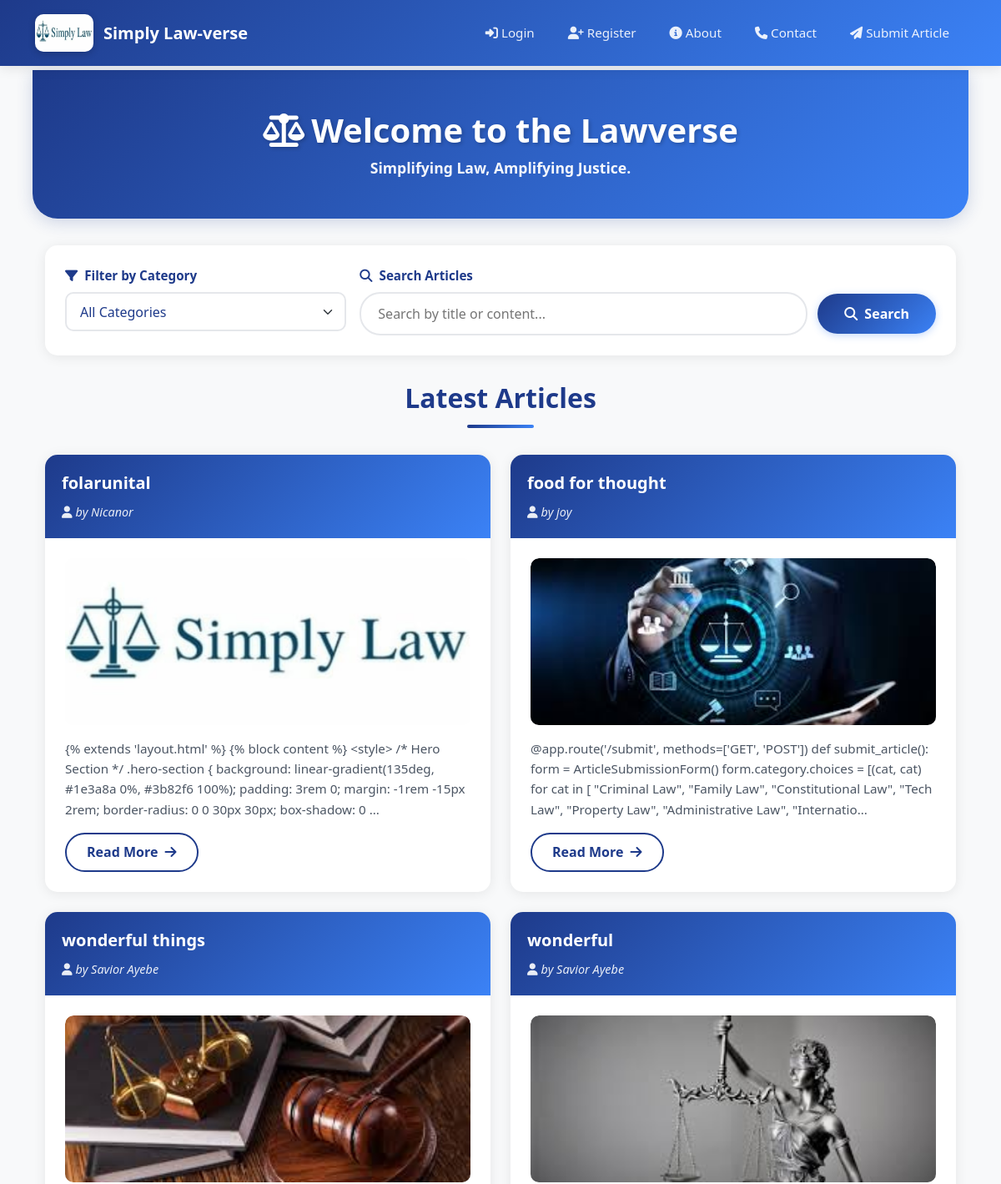
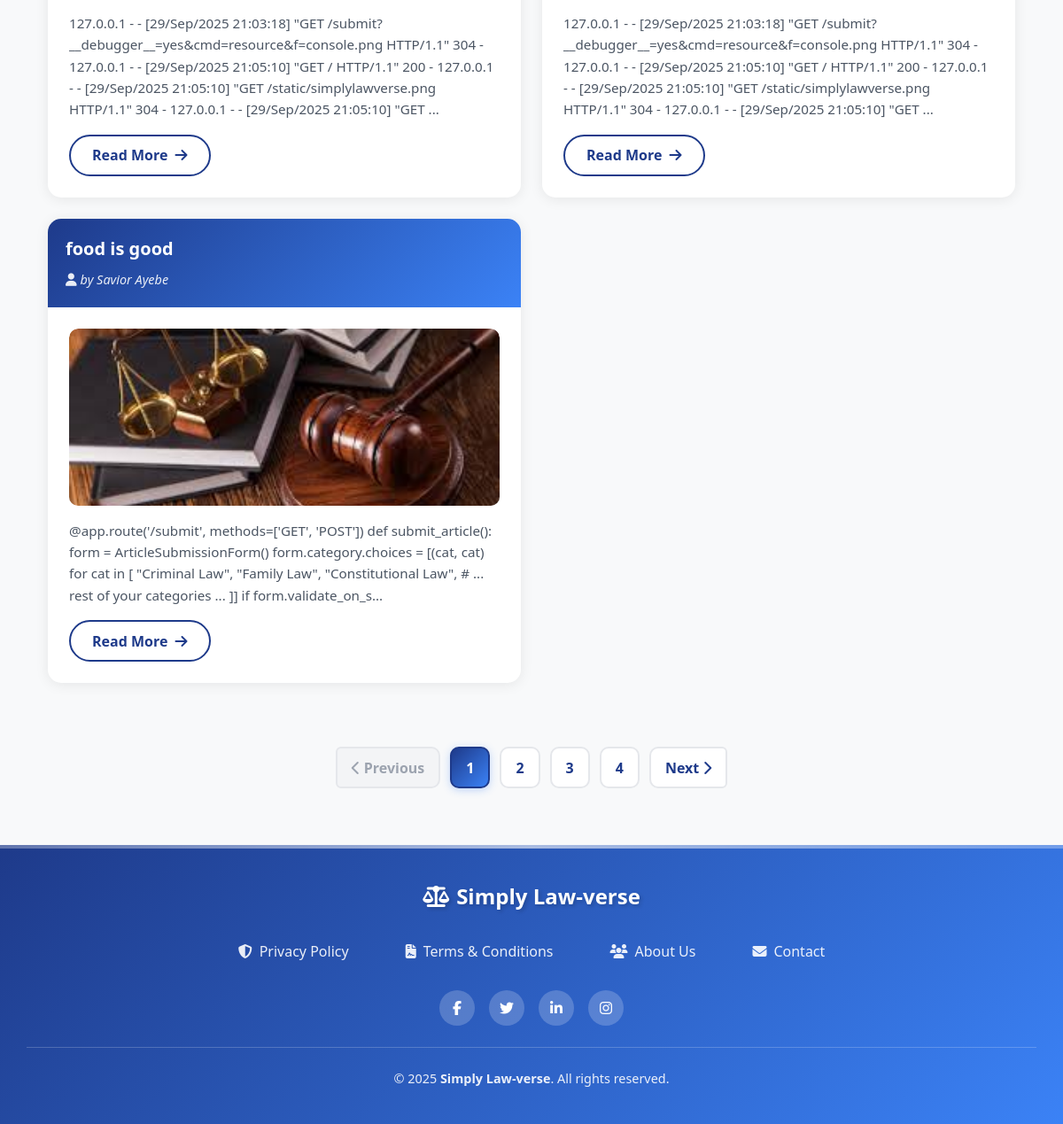
Before: / with the older database file (2 pictures, top to bottom).
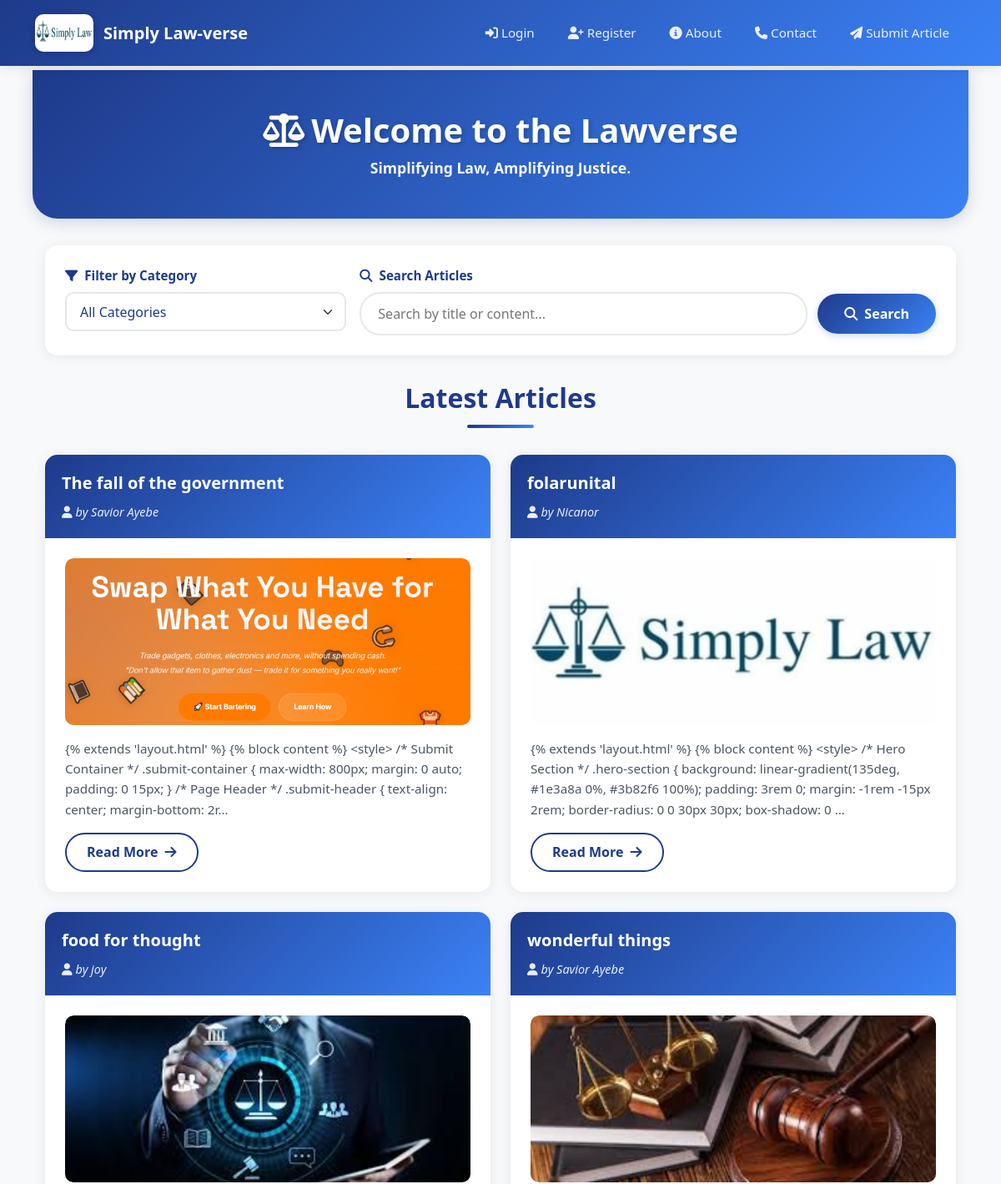
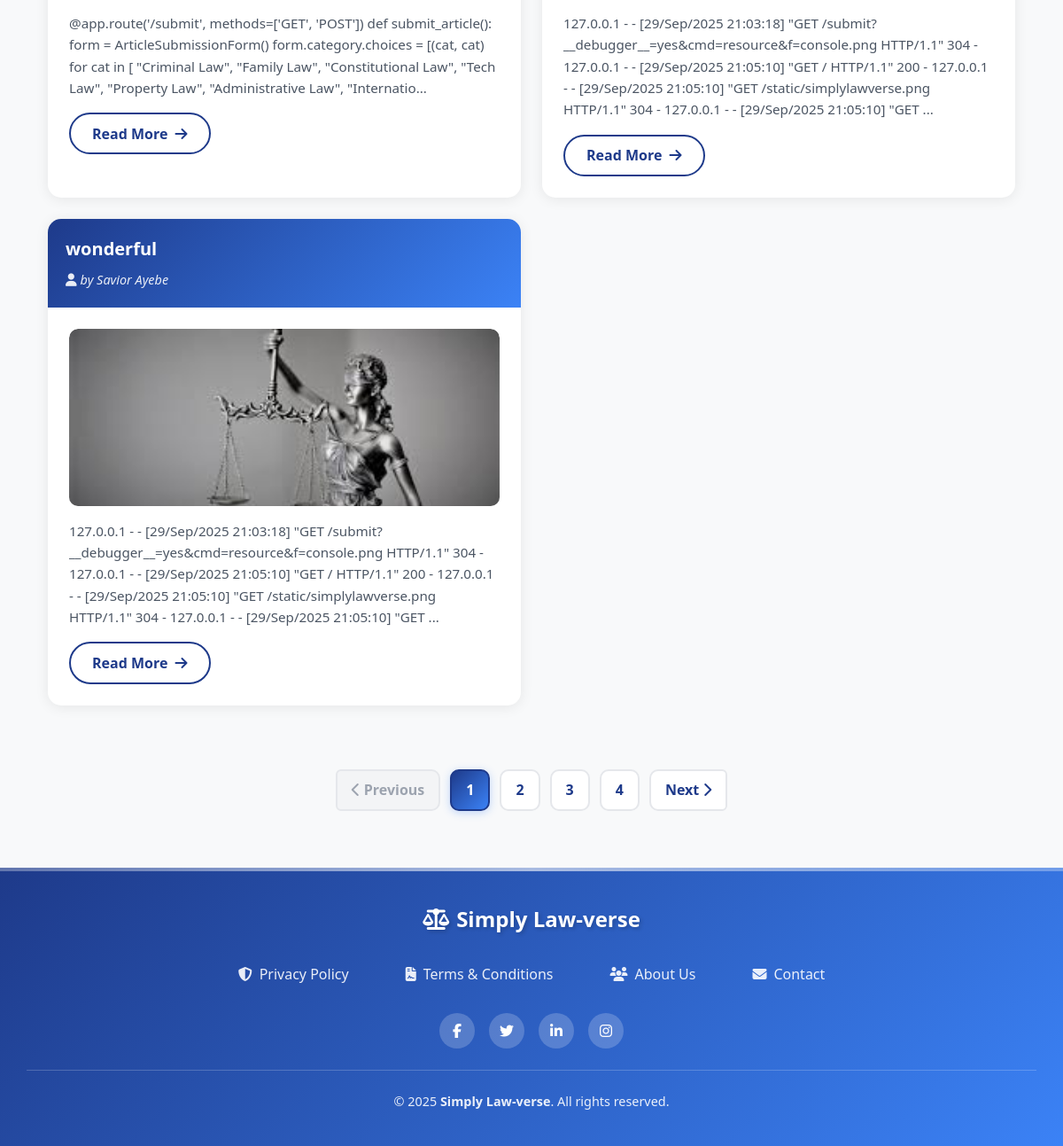
After: the same page with the newer database file (2 pictures, top to bottom).
### models.py (models this page shows)
class Article(db.Model):
    id = db.Column(db.Integer, primary_key=True)
    email = db.Column(db.String(120))
    title = db.Column(db.String(100), nullable=False)
    content = db.Column(db.Text, nullable=False)
    author = db.Column(db.String(100), nullable=False)
    date_posted = db.Column(db.DateTime, default=datetime.utcnow)
    comments = db.relationship('Comment', backref='article', lazy=True)
    likes = db.Column(db.Integer, default=0, nullable=False)
    status = db.Column(db.String(20), nullable=False, default='pending')
    views = db.Column(db.Integer, default=0)
    date_submitted = db.Column(db.DateTime, default=datetime.utcnow)
    cover_image = db.Column(db.String(100))  # New field
    document_filename = db.Column(db.String(120), nullable=True)
    category = db.Column(db.String(100), nullable=False, default='General')
    approved = db.Column(db.Boolean, default=False)  # <- important!

### routes.py (the view, shortened to what this page needs)
    @app.route('/')
    def home():
        page = request.args.get('page', 1, type=int)
        category = request.args.get('category')
        search_query = request.args.get('search', '', type=str)
        per_page = 5
        query = Article.query.filter(Article.status == 'approved')
        if category:
            query = query.filter(Article.category == category)
        articles = query.order_by(Article.date_posted.desc()) \
                        .paginate(page=page, per_page=per_page)
        categories = db.session.query(Article.category).distinct().all()
        return render_template(
            'home.html',
            articles=articles,
            categories=categories,
            selected_category=category,
            search_query=search_query,
        )

### templates/home.html (shortened to what this page needs)
{% extends 'layout.html' %}
{% block content %}
<div class="container mt-4">
    <div class="hero-section">
        <div class="container text-center">
            <h1 class="hero-title">
                <i class="fas fa-balance-scale me-2"></i>Welcome to the Lawverse
            </h1>
            <p class="hero-subtitle mb-0">
              <strong>Simplifying Law, Amplifying Justice.</strong>
            </p>
        </div>
    </div>
    <div class="controls-section">
        <div class="row g-3">
            <div class="col-md-4">
                <form method="get" action="{{ url_for('home') }}">
                    <label class="filter-label">
                        <i class="fas fa-filter me-2"></i>Filter by Category
                    </label>
                    <select class="form-select" name="category" onchange="this.form.submit()">
                        <option value="">All Categories</option>
                    </select>
                </form>
            </div>
            <div class="col-md-8">
                <label class="filter-label">
                    <i class="fas fa-search me-2"></i>Search Articles
                </label>
                <form method="get" action="{{ url_for('home') }}">
                    <div class="search-container">
                        <input
                            type="text"
                            name="search"
                            class="search-input"
                            placeholder="Search by title or content..."
                            value="{{ search_query }}">
                        <button type="submit" class="search-btn">
                            <i class="fas fa-search me-2"></i>Search
                        </button>
                    </div>
                </form>
            </div>
        </div>
    </div>
    {% if articles.items %}
        <h2 class="section-title">Latest Articles</h2>
        <div class="row">
            {% for article in articles.items %}
                <div class="col-lg-6 col-md-12 mb-4">
                    <div class="card article-card">
                        <div class="article-header">
                            <a href="{{ url_for('read_more', article_id=article.id) }}" class="article-title-link">
                                <h5 class="article-title">{{ article.title }}</h5>
                            </a>
                            <small class="article-author">
                                <i class="fas fa-user me-1"></i>by {{ article.author }}
                            </small>
                        </div>
                        <div class="article-body">
                            {% if article.cover_image %}
                                <div style="overflow: hidden; border-radius: 10px;">
                                    <img
                                        src="{{ url_for('static', filename='uploads/' + article.cover_image) }}"
                                        class="cover-image"
                                        alt="Cover Image for {{ article.title }}"
                                        loading="lazy">
                                </div>
                            {% endif %}
                            <p class="article-text">
                                {{ article.content[:300] }}{% if article.content|length > 300 %}...{% endif %}
                            </p>
                            <a href="{{ url_for('read_more', article_id=article.id) }}" class="read-more-btn">
                                Read More <i class="fas fa-arrow-right ms-1"></i>
                            </a>
                        </div>
                    </div>
                </div>
            {% endfor %}
        </div>
        <nav aria-label="Page navigation">
            <ul class="pagination">
                {% if articles.has_prev %}
                    <li class="page-item">
                        <a class="page-link" href="{{ url_for('home', page=articles.prev_num, category=selected_category, search=search_query) }}">
                            <i class="fas fa-chevron-left me-1"></i>Previous
                        </a>
                    </li>
                {% else %}
                    <li class="page-item disabled">
                        <span class="page-link">
                            <i class="fas fa-chevron-left me-1"></i>Previous
                        </span>
                    </li>
                {% endif %}
                {% for page_num in articles.iter_pages(left_edge=1, right_edge=1, left_current=2, right_current=2) %}
                    {% if page_num %}
                        {% if page_num == articles.page %}
                            <li class="page-item active">
                                <span class="page-link">{{ page_num }}</span>
                            </li>
                        {% else %}
                            <li class="page-item">
                                <a class="page-link" href="{{ url_for('home', page=page_num, category=selected_category, search=search_query) }}">
                                    {{ page_num }}
                                </a>
                            </li>
                        {% endif %}
                    {% else %}
                        <li class="page-item disabled">
                            <span class="page-link">…</span>
                        </li>
                    {% endif %}
                {% endfor %}
                {% if articles.has_next %}
                    <li class="page-item">
                        <a class="page-link" href="{{ url_for('home', page=articles.next_num, category=selected_category, search=search_query) }}">
                            Next<i class="fas fa-chevron-right ms-1"></i>
                        </a>
                    </li>
                {% else %}
                    <li class="page-item disabled">
                        <span class="page-link">
                            Next<i class="fas fa-chevron-right ms-1"></i>
                        </span>
                    </li>
                {% endif %}
            </ul>
        </nav>
    {% endif %}
</div>
{% endblock %}

### templates/layout.html (shortened to what this page needs)
<!DOCTYPE html>
<html lang="en">
<head>
    <link
        href="https://cdn.jsdelivr.net/npm/bootstrap@5.3.0/dist/css/bootstrap.min.css"
        rel="stylesheet">
    <link rel="stylesheet"
        href="https://cdnjs.cloudflare.com/ajax/libs/font-awesome/6.5.0/css/all.min.css">
</head>
<body>
    <nav class="navbar navbar-expand-lg">
        <div class="container">
            <a class="navbar-brand" href="/">
                <img src="/static/simplylawverse.png" alt="Simply Law-verse Logo">
                <span class="d-none d-sm-inline">Simply Law-verse</span>
            </a>
            <div class="collapse navbar-collapse" id="navbarNav">
                <ul class="navbar-nav ms-auto">
                    {% if current_user.is_authenticated and current_user.is_admin %}
                        <li class="nav-item">
                            <a class="nav-link" href="{{ url_for('admin_dashboard') }}">
                                <i class="fas fa-tachometer-alt me-1"></i>Dashboard
                            </a>
                        </li>
                        <li class="nav-item">
                            <a class="nav-link" href="{{ url_for('view_messages') }}">
                                <i class="fas fa-envelope me-1"></i>Messages
                            </a>
                        </li>
                        <li class="nav-item">
                            <a class="nav-link" href="{{ url_for('admin_logout') }}">
                                <i class="fas fa-sign-out-alt me-1"></i>Logout
                            </a>
                        </li>
                    {% else %}
                        <li class="nav-item">
                            <a class="nav-link" href="{{ url_for('admin_login') }}">
                                <i class="fas fa-sign-in-alt me-1"></i>Login
                            </a>
                        </li>
                        <li class="nav-item">
                            <a class="nav-link" href="{{ url_for('register_admin') }}">
                                <i class="fas fa-user-plus me-1"></i>Register
                            </a>
                        </li>
                        <li class="nav-item">
                            <a class="nav-link" href="{{ url_for('about') }}">
                                <i class="fas fa-info-circle me-1"></i>About
                            </a>
                        </li>
                        <li class="nav-item">
                            <a class="nav-link" href="{{ url_for('contact') }}">
                                <i class="fas fa-phone me-1"></i>Contact
                            </a>
                        </li>
                        <li class="nav-item">
                            <a class="nav-link" href="{{ url_for('submit_article') }}">
                                <i class="fas fa-paper-plane me-1"></i>Submit Article
                            </a>
                        </li>
                    {% endif %}
                </ul>
            </div>
        </div>
    </nav>
    <div class="container my-4">
        {% block content %}{% endblock %}
    </div>
    <footer class="text-white">
        <div class="container footer-content">
            <div class="text-center">
                <div class="footer-brand">
                    <i class="fas fa-balance-scale me-2"></i>Simply Law-verse
                </div>
                <div class="footer-links">
                    <a href="/privacy-policy">
                        <i class="fas fa-shield-alt"></i>
                        Privacy Policy
                    </a>
                    <a href="/terms">
                        <i class="fas fa-file-contract"></i>
                        Terms & Conditions
                    </a>
                    <a href="{{ url_for('about') }}">
                        <i class="fas fa-users"></i>
                        About Us
                    </a>
                    <a href="{{ url_for('contact') }}">
                        <i class="fas fa-envelope"></i>
                        Contact
                    </a>
                </div>
                <div class="footer-social">
                    <a href="#" class="social-icon" aria-label="Facebook">
                        <i class="fab fa-facebook-f"></i>
                    </a>
                    <a href="#" class="social-icon" aria-label="Twitter">
                        <i class="fab fa-twitter"></i>
                    </a>
                    <a href="#" class="social-icon" aria-label="LinkedIn">
                        <i class="fab fa-linkedin-in"></i>
                    </a>
                    <a href="#" class="social-icon" aria-label="Instagram">
                        <i class="fab fa-instagram"></i>
                    </a>
                </div>
                <div class="footer-copyright">
                    &copy; {{ current_year or '2025' }} <strong>Simply Law-verse</strong>. All rights reserved.
                </div>
            </div>
        </div>
    </footer>
</body>
</html>

### templates/layout.html (style rules this page uses)
body { background-color: #f8f9fa; font-family: 'Segoe UI', Tahoma, Geneva, Verdana, sans-serif; padding-top: 76px; }
.navbar { background: linear-gradient(135deg, #1e3a8a 0%, #3b82f6 100%); padding: 0.75rem 0; position: fixed; top: 0; left: 0; right: 0; z-index: 1050; box-shadow: 0 2px 15px rgba(0, 0, 0, 0.1); transition: all 0.3s ease; }
.navbar-brand { display: flex; align-items: center; font-weight: 600; font-size: 1.25rem; color: #fff !important; transition: transform 0.3s ease; }
.navbar-brand img { height: 45px; width: 70px; border-radius: 10px; margin-right: 12px; box-shadow: 0 2px 8px rgba(0, 0, 0, 0.2); }
.nav-link { color: rgba(255, 255, 255, 0.9) !important; font-weight: 500; font-size: 0.95rem; padding: 0.5rem 1rem !important; border-radius: 8px; transition: all 0.3s ease; position: relative; margin: 0 0.25rem; }
.nav-link::after { content: ''; position: absolute; bottom: 5px; left: 50%; transform: translateX(-50%) scaleX(0); width: 80%; height: 2px; background: #fff; transition: transform 0.3s ease; }
footer { background: linear-gradient(135deg, #1e3a8a 0%, #3b82f6 100%); margin-top: 4rem; position: relative; overflow: hidden; }
footer::before { content: ''; position: absolute; top: 0; left: 0; right: 0; height: 4px; background: linear-gradient(90deg, rgba(255,255,255,0.3) 0%, rgba(255,255,255,0.6) 50%, rgba(255,255,255,0.3) 100%); }
.footer-content { padding: 2.5rem 0; }
.footer-brand { font-size: 1.5rem; font-weight: 700; margin-bottom: 1rem; color: #fff; text-shadow: 2px 2px 4px rgba(0, 0, 0, 0.2); }
.footer-links { display: flex; justify-content: center; gap: 2rem; flex-wrap: wrap; margin: 1.5rem 0; }
.footer-links a { color: rgba(255, 255, 255, 0.9); text-decoration: none; font-weight: 500; padding: 0.5rem 1rem; border-radius: 8px; transition: all 0.3s ease; display: inline-flex; align-items: center; gap: 0.5rem; }
.footer-social { display: flex; justify-content: center; gap: 1rem; margin: 1.5rem 0; }
.social-icon { width: 40px; height: 40px; border-radius: 50%; background: rgba(255, 255, 255, 0.2); display: flex; align-items: center; justify-content: center; color: #fff; transition: all 0.3s ease; text-decoration: none; }
.footer-copyright { color: rgba(255, 255, 255, 0.9); font-size: 0.9rem; margin-top: 1.5rem; padding-top: 1.5rem; border-top: 1px solid rgba(255, 255, 255, 0.2); }
html { scroll-behavior: smooth; }

Changed rows visible on the page:
no longer on this page (row unchanged): Article: title "food is good", author "Savior Ayebe", cover_image (picture), content "@app.route('/submit', methods=['GET', 'POST']) def submit_article(): form = ArticleSubmissionForm() form.category.choices = [(cat, cat) for cat in [ \"Criminal Law\", \"Family Law\", \"Constitutional Law\", # ... rest of your categories ... ]] if form.validate_on_s"
added Article: title "The fall of the government", author "Savior Ayebe", cover_image (picture), content "{% extends 'layout.html' %} {% block content %} <style> /* Submit Container */ .submit-container { max-width: 800px; margin: 0 auto; padding: 0 15px; } /* Page Header */ .submit-header { text-align: center; margin-bottom: 2r"
